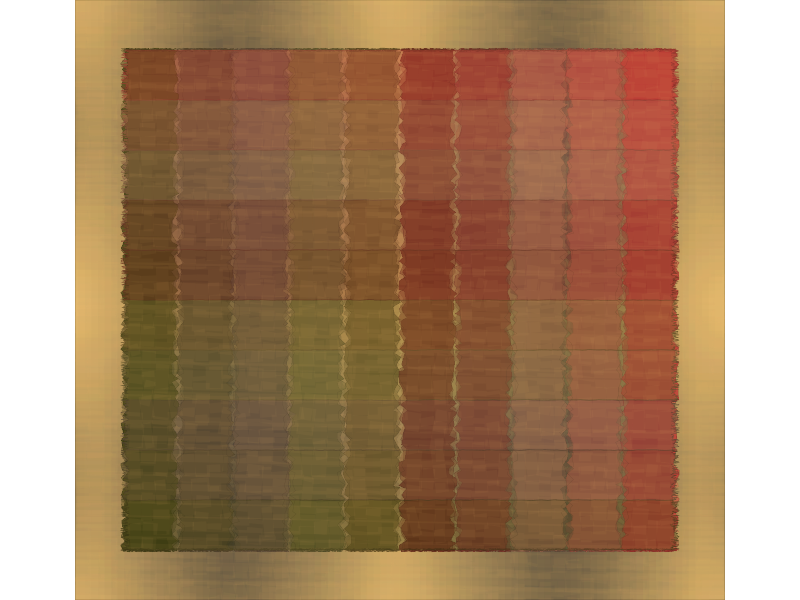

R code for this plot:
## ---- chunk 1
#=============================================================================#
#Library Load-in---------------------------------------------------------------
#=============================================================================#
library(dplyr)
library(purrr)
library(ggplot2)

#=============================================================================#
#Data Set-up-------------------------------------------------------------------
#=============================================================================#

#Number of strips#
n = 10

#Horizontal Strips#
canvas <- tibble(x = c(seq(0,1, length = 100),
                       rep(1,100),
                       seq(1,0, length = 100),
                       rep(0,100)),
                 y = c(rep(0,100),
                       seq(0,10, length = 100),
                       rep(10, 100),
                       seq(10,0, length = 100)))

#Vertical Strips#
canvas2 <- tibble(y = c(seq(0,1, length = 100),
                       rep(1,100),
                       seq(1,0, length = 100),
                       rep(0,100)),
                 x = c(rep(0,100),
                       seq(0,11, length = 100),
                       rep(11, 100),
                       seq(11,0, length = 100)))

#Scale transformations
trans <- seq(0,10, length = n)
trans2 <- seq(0,9, length = n)

#Color options#
color_pal <- colorRampPalette(sort(c("#ba3834","#731b18","#6a6a2a","#3d3d12","#634d41","#9e7057")))(n)
border_pal <- map_chr(color_pal, ~colorRampPalette(c(.x, "#000000"))(10)[4])

#Iteration Options#
cube_opts <- list(trans, color_pal, border_pal)
cube_opts2 <- list(trans2, color_pal, border_pal)

#Strips data compilation#
cubes <- pmap_df(cube_opts, ~canvas |>
                  mutate(x = x +..1,
                         fill = ..2,
                         color = ..3,
                         group = ..1))

verts <- pmap_df(cube_opts2, ~canvas2 |>
                   mutate(y = y +..1,
                          fill = ..2,
                          color = ..3,
                          group = ..1))

#Overall texture data#
texture <- tibble(x = -1,
                  xend = 12,
                  y = seq(-2,12, length = 100),
                  yend = y,
                  color = colorRampPalette(c("#EEC373","#333333","#EEC373","#333333","#EEC373"))(100))

texture2 <- tibble(y = -2,
                  yend = 12,
                  x = seq(-1,12, length = 100),
                  xend = x,
                  color = colorRampPalette(c("#EEC373","#333333","#EEC373","#333333","#EEC373"))(100))

texture3 <- tibble(x = seq(-1,12, length = 50),
                   y = seq(-2,12, length = 50)) |>
  expand.grid()

#=============================================================================#
#Final Piece-------------------------------------------------------------------
#=============================================================================#
cubes |>
  ggplot(aes(x,y, group = group))+
  theme_void()+
  theme(plot.background = element_rect(fill = "#EEC373"))+
  geom_polygon(position = position_jitter(width = .09), 
               color = cubes$color, 
               fill = cubes$fill, 
               linewidth = .1)+
  geom_segment(data = texture, aes(x,y, xend = xend, yend = yend), 
               inherit.aes = FALSE, 
               color = texture$color, 
               alpha = .1, 
               linewidth = 20)+
  geom_polygon(position = position_jitter(width = .09), 
               color = cubes$color, 
               fill = cubes$fill, 
               linewidth = .1, 
               alpha = .9)+
  geom_segment(data = texture2, aes(x,y, xend = xend, yend = yend), 
               inherit.aes = FALSE, 
               color = texture2$color, 
               alpha = .1, 
               linewidth = 20)+
  geom_polygon(position = position_jitter(width = .09), 
               color = cubes$color, 
               fill = cubes$fill, 
               linewidth = .1, 
               alpha = .9)+
  geom_polygon(position = position_jitter(width = .09), 
               color = cubes$color, 
               fill = cubes$fill, 
               linewidth = .1, 
               alpha = .4)+
  geom_polygon(data = verts, 
               position = position_jitter(width = .09), 
               color = verts$color, 
               fill = verts$fill, 
               linewidth = .1, 
               alpha = .4)+
  geom_path(data = texture3, aes(x,y, group = 1), 
            linewidth = sample(seq(1,10, length = 50), nrow(texture3), replace = TRUE), 
            color = "#EEC373", 
            alpha = .05, 
            position = position_jitter(width = .05, height = .03))+
  coord_equal(expand = FALSE, 
                  xlim = c(-1,12), 
                  ylim = c(-1,11))

# ggsave("images/24.png",
#        dpi = 300,
#        device = "png",
#        bg = "transparent")
